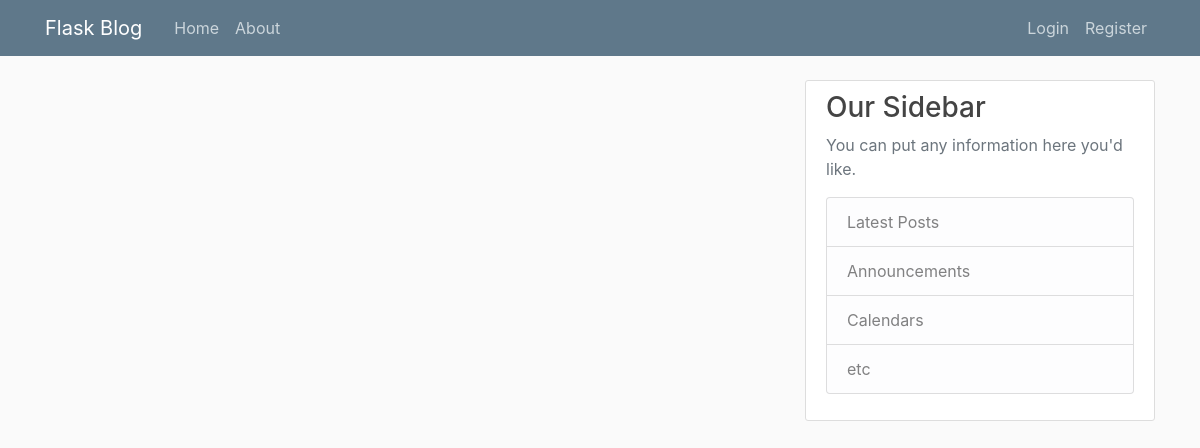
The app's page /home, older data.
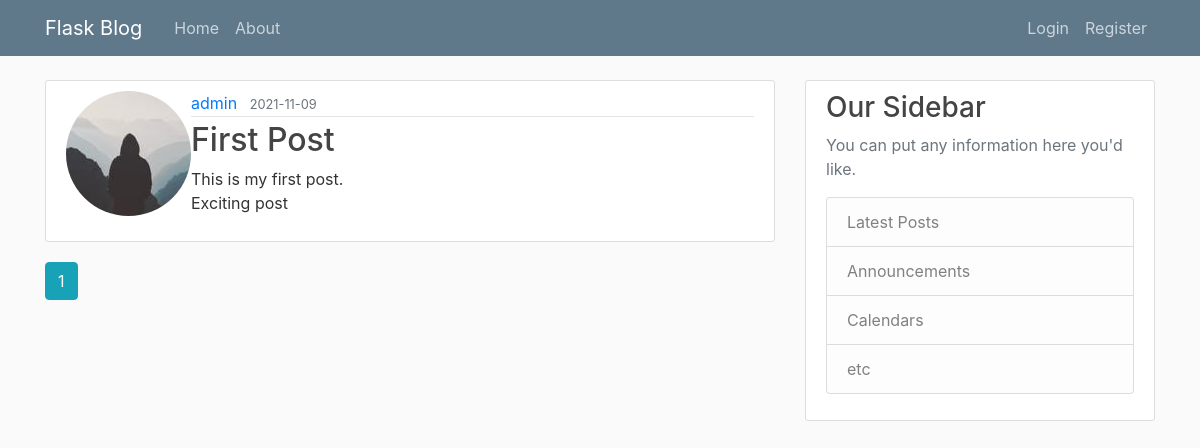
The same page, newer data.
### flaskblog/models.py (models this page shows, shortened)
class Post(db.Model):
    id = db.Column(db.Integer, primary_key=True)
    title = db.Column(db.String(100), nullable=False)
    date_posted = db.Column(db.DateTime, nullable=False, default=datetime.utcnow)
    content = db.Column(db.Text,  nullable=False)
    user_id = db.Column(db.Integer, db.ForeignKey('user.id'), nullable=False)

class User(db.Model, UserMixin):
    id = db.Column(db.Integer, primary_key=True)
    username = db.Column(db.String(20), unique=True, nullable=False)
    email = db.Column(db.String(120), unique=True, nullable=False)
    image_file = db.Column(db.String(20),  nullable=False, default='default.jpg')
    password = db.Column(db.String(60), nullable=False)
    post = db.relationship('Post', backref='author', lazy=True)

### flaskblog/routes.py (the view)
@app.route("/")
@app.route("/home")
def home():
    page = request.args.get('page', 1, type=int)
    posts = Post.query.order_by(Post.date_posted.desc()).paginate(per_page=5)
    return render_template('home.html', posts=posts, page=page)

### flaskblog/templates/home.html
{% extends "layout.html" %}
{% block content %}
  {% for post in posts.items %}
    <article class="media content-section">
      <img
        class="rounded-circle article-image"
        src="{{  url_for('static', filename='profile_pics/') + post.author.image_file }}"
        alt="{{ post.author.username }}"
      />
      <div class="media-body">
        <div class="article-metadata">
          <a class="mr-2" href="{{ url_for('user_posts', username=post.author.username ) }}">{{ post.author.username }}</a>
          <small class="text-muted"
            >{{ post.date_posted.strftime('%Y-%m-%d') }}</small
          >
        </div>
        <h2>
          <a class="article-title" href="{{ url_for('post', post_id=post.id) }}"
            >{{ post.title }}</a
          >
        </h2>
        <p class="article-content">{{ post.content }}</p>
      </div>
    </article>
  {% endfor %}
  {% for page_num in posts.iter_pages(left_edge=1, right_edge=1, left_current=1, right_current=2) %}
    {% if page_num %}
      {% if posts.page == page_num %}
        <a class="btn btn-info mb-4" href="{{ url_for('home', page=page_num) }}">{{ page_num }}</a>
      {% else %}
        <a class="btn btn-outline-info mb-4" href="{{ url_for('home', page=page_num) }}">{{ page_num }}</a>
      {% endif %}
    {% else %}
      ...
    {% endif %}
  {% endfor %}
  {% endblock content %}

Row changes from the older to the newer data that the page shows:
added Post: image_file (picture), author.username "admin", date_posted "2021-11-09", title "First Post", content "This is my first post. Exciting post"
Text that changed along with them:
new list line: "1"
